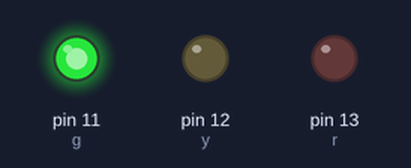
Recording of a sketch running on a simulated Arduino Uno, built with avr-gcc and run on an emulated ATmega328P. Shown: output pins drawn as LEDs (lit = HIGH).

Above: at 4.5 s.
At 9.5 s:
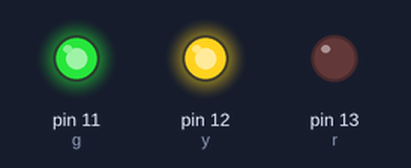
At 12.0 s:
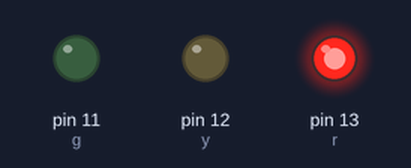
At 14.5 s:
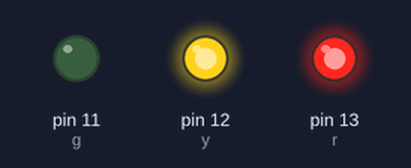
Timing chart, 0 to 19.5 s (numbered marks = the images above):
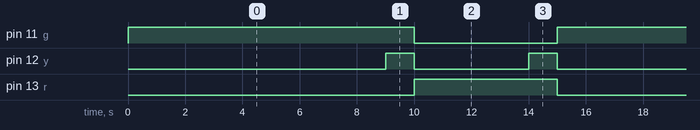

Measured:
- by itself, pin 11 (g): alternates HIGH for 10.0 s and LOW for 5.0 s
- by itself, pin 12 (y): repeats every 15.0 s: LOW 4.0 s, HIGH 1.0 s, LOW 9.0 s, HIGH 1.0 s
- by itself, pin 13 (r): alternates HIGH for 5.0 s and LOW for 10.0 s

The sketch:

trafic.ino
```cpp
#define r 13
#define y 12
#define g 11
void setup() {

pinMode(r,OUTPUT);
pinMode(y,OUTPUT);
pinMode(g,OUTPUT);
}

void loop() {
 digitalWrite(g,HIGH);
 delay(9000);
 digitalWrite(y,HIGH);
 delay(1000);
 digitalWrite(g,LOW);
 digitalWrite(y,LOW);
 digitalWrite(r,HIGH);
 delay(4000);
 digitalWrite(y,HIGH);
 delay(1000);
 digitalWrite(r,LOW);
 digitalWrite(y,LOW);


}
```
